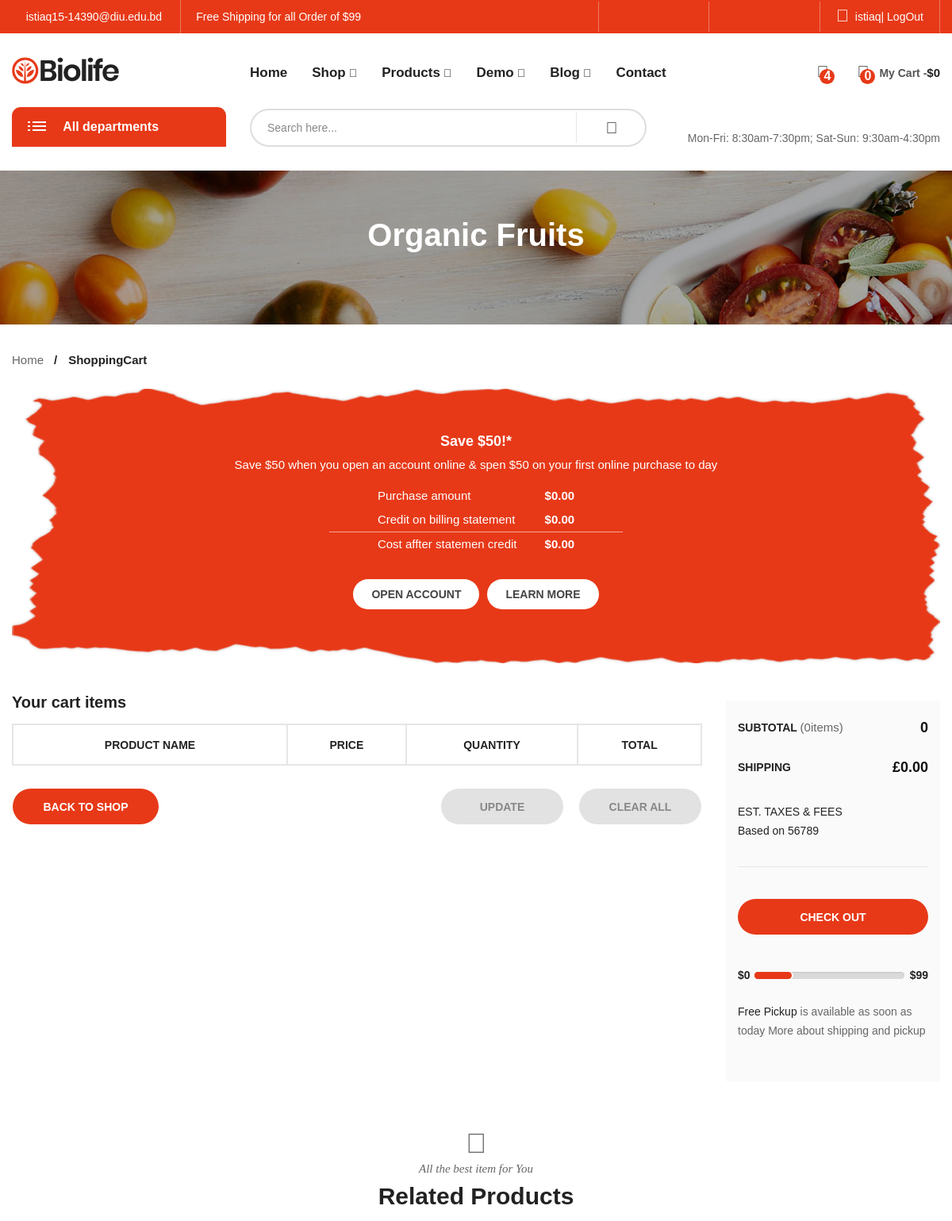
The app's page /cart/ (signed in, upper part), older data.
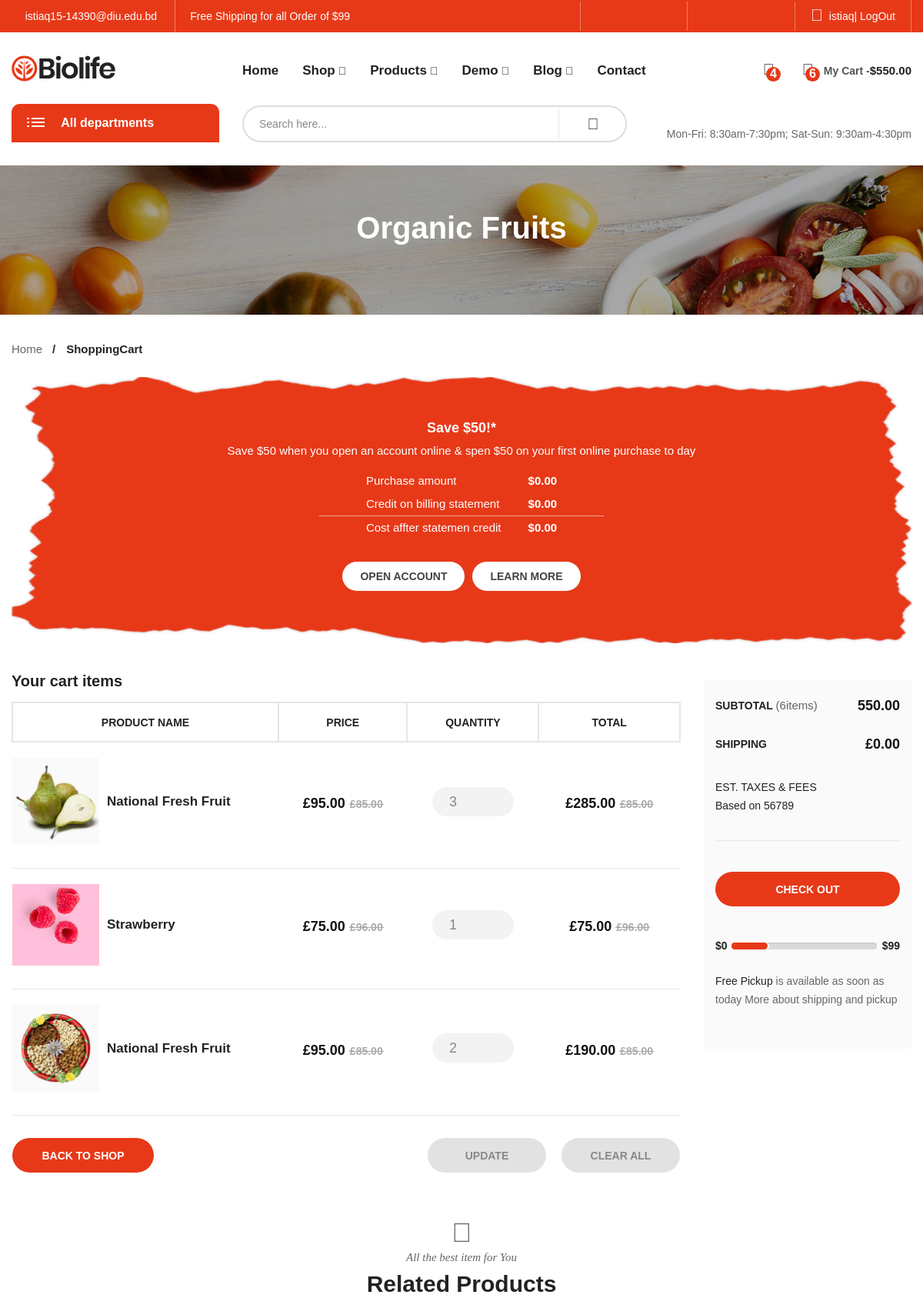
The same page, newer data.
### task1/models.py (models this page shows, shortened)
class CartItem(models.Model):
    cart = models.ForeignKey(Cart, on_delete=models.CASCADE)
    product = models.ForeignKey(Products, on_delete=models.CASCADE)
    quantity = models.PositiveIntegerField(default=0)

class Products(models.Model):
    category = models.ManyToManyField(Category)
    subcategory = models.BooleanField(default=False, null=True)
    productimage = models.ImageField(upload_to='toprelatedProduct/')
    productcategory = models.CharField(max_length=50)
    productname = models.CharField(max_length=50)
    price = models.DecimalField(max_digits=90, decimal_places=2)
    oldprice = models.DecimalField(max_digits=90, decimal_places=2)
    productDiscription = models.TextField(max_length=200)

### task1/views.py (the view, shortened to what this page needs)
# urls.py: path('cart/',views.ShoppingCart.as_view(),name='cart'),
class ShoppingCart(View):
    def get(self, request):
        if request.user.is_authenticated:
            cart = Cart.objects.get_or_create(user=request.user)[0]
            cart_items = CartItem.objects.filter(cart=cart)
        total_prices = sum(item.quantity * item.product.price for item in cart_items)
        item_prices = [item.quantity * item.product.price for item in cart_items]
        cart_items_and_prices = zip(cart_items, item_prices)
        total_quantity = sum(item.quantity for item in cart_items)
        context = {
            'cart_items': cart_items,
            'cart_items_and_prices': cart_items_and_prices,
            'total_prices': total_prices,
            'total_quantity': total_quantity,
        }
        context.update(
            {
                'category': Category.objects.filter(subcategory=True),
                'product': Products.objects.filter(subcategory=True)
            }
        )
        return render(request, 'pages/shopping-cart.html', context=context)

### task1/context_processors.py (called while the page is built)
def categories(request):
    return {"categories": Category.objects.all()}

def products(request):
    return {"products": Products.objects.all()}

def specialslider(request):
    return {"specialslider": SecondSlider.objects.all()}

def blogpost(request):
    return {"recents": BlogPost.objects.order_by('-postdate')[:3]}

def cartitem(request):
    if request.user.is_authenticated:
        user = request.user
        cart, _ = Cart.objects.get_or_create(user=user)
        cart_items = CartItem.objects.filter(cart=cart)
    else:
        user = None
        cart_items = None
    return {'cart_items': cart_items}

def websitesettings(request):
    return {"websitesettings": WebsiteSetting.objects.first()}

def Comments(request):
    return {"comments": Comment.objects.all()}

### task1/models.py (called while the page is built)
    @property
    def get_count(self):
        return self.comment_set.count()

### templates/pages/shopping-cart.html (shortened to what the changed rows need)
{% extends 'base.html' %}
{% block content %}
    <body class="biolife-body">
   {% include 'header.html' %}
    <div class="hero-section hero-background">
        <h1 class="page-title">Organic Fruits</h1>
    </div>
    <div class="page-contain shopping-cart">
        <div id="main-content" class="main-content">
            <div class="container">
                <div class="shopping-cart-container">
                    <div class="row">
                        <div class="col-lg-9 col-md-12 col-sm-12 col-xs-12">
                            <form class="shopping-cart-form" action="#" method="post">
                                <table class="shop_table cart-form">
                                    <thead>
                                    <tr>
                                        <th class="product-name">Product Name</th>
                                        <th class="product-price">Price</th>
                                        <th class="product-quantity">Quantity</th>
                                        <th class="product-subtotal">Total</th>
                                    </tr>
                                    </thead>
                                    <tbody>
                                    {%  for item, item_price in cart_items_and_prices  %}
                                        <tr class="cart_item">
                                        <td class="product-thumbnail" data-title="Product Name">
                                            <a class="prd-thumb" href="#">
                                                <figure><img width="113" height="113" src={{ item.product.productimage.url }} alt="shippingcart"></figure>
                                            </a>
                                            <a class="prd-name" href="#">{{ item.product.productname }}</a>
                                            <div class="action">
                                                <a href="{% url 'edit'  %} class="edit"><i class="fa fa-pencil" aria-hidden="true"></i></a>
                                                <a href="{% url 'remove' item.id %}" class="remove"><i class="fa fa-trash-o" aria-hidden="true"></i></a>
                                            </div>
                                        </td>
                                        <td class="product-price" data-title="Price">
                                            <div class="price price-contain">
                                                <ins><span class="price-amount"><span class="currencySymbol">£</span>{{ item.product.price }}</span></ins>
                                                <del><span class="price-amount"><span class="currencySymbol">£</span>{{ item.product.oldprice }}</span></del>
                                            </div>
                                        </td>
                                        <td class="product-quantity" data-title="Quantity">
                                            <div class="quantity-box type1">
                                                <div class="qty-input">
                                                    <input type="text" name="qty12554" value= {{ item.quantity }}  data-max_value="20" data-min_value="1" data-step="1">
                                                    <a href="#" class="qty-btn btn-up"><i class="fa fa-caret-up" aria-hidden="true"></i></a>
                                                    <a href="#" class="qty-btn btn-down"><i class="fa fa-caret-down" aria-hidden="true"></i></a>
                                                </div>
                                            </div>
                                        </td>
                                        <td class="product-subtotal" data-title="Total">
                                            <div class="price price-contain">
                                                <ins><span class="price-amount"><span class="currencySymbol">£</span>{{ item_price}}</span></ins>
                                                <del><span class="price-amount"><span class="currencySymbol">£</span>{{ item.product.oldprice }}</span></del>
                                            </div>
                                        </td>
                                    </tr>
                                    {% endfor %}
                                    </tbody>
                                </table>
                            </form>
                        </div>
                        <div class="col-lg-3 col-md-12 col-sm-12 col-xs-12">
                            <div class="shpcart-subtotal-block">
                                <div class="subtotal-line">
                                    <b class="stt-name">Subtotal <span class="sub">({{ total_quantity }}items)</span></b>
                                    <span class="stt-price">{{ total_prices }}</span>
                                </div>
                            </div>
                        </div>
                    </div>
                </div>
            </div>
        </div>
    </div>
</body>
{% endblock %}

### templates/header.html (shortened to what the changed rows need)
{% load static %}
    <header id="header" class="header-area style-01 layout-03">
        <div class="header-middle biolife-sticky-object ">
            <div class="container">
                <div class="row">
                    <div class="col-lg-3 col-md-3 col-md-6 col-xs-6">
                        <div class="biolife-cart-info">
                            <div class="minicart-block">
                                <div class="minicart-contain">
                                    <a href="{% url 'cart' %}" class="link-to">
                                            <span class="icon-qty-combine">
                                                    <span class="qty">{{ total_quantity }}</span>
                                            </span>
                                        <span class="title">My Cart -</span>
                                        <span class="sub-total">${{ total_prices }}</span>
                                    </a>
                                </div>
                            </div>
                        </div>
                    </div>
                </div>
            </div>
        </div>
    </header>

Row changes from the older to the newer data that the page shows:
added CartItem: product.productimage (picture), product.productname "National Fresh Fruit", product.price "95.00", product.oldprice "85.00", qty12554 "3", item_price "285.00"
added CartItem: product.productimage (picture), product.productname "Strawberry", product.price "75.00", product.oldprice "96.00", qty12554 "1", item_price "75.00"
added CartItem: product.productimage (picture), product.productname "National Fresh Fruit", product.price "95.00", product.oldprice "85.00", qty12554 "2", item_price "190.00"
Text that changed along with them:
{{ total_quantity }}: "0" → "6"
{{ total_prices }}: "0" → "550.00"
